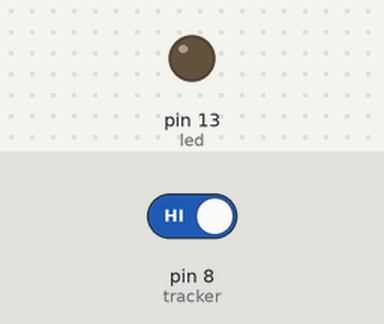
A sketch run on a simulated Arduino Uno, built with avr-gcc and run on an emulated ATmega328P. Parts: output pins drawn as LEDs (lit = HIGH). The inputs (shaded band) are chosen by the test bench; at power-on: pin 8 (tracker) HIGH.

Above: at 1.2 s.
1.3 s: pin 8 (tracker) driven LOW
At 2.4 s:
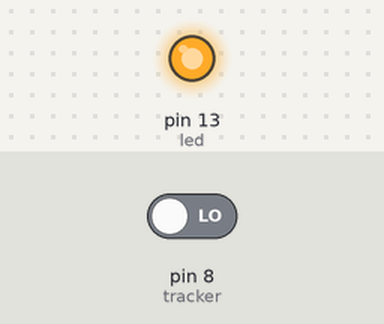
2.8 s: pin 8 (tracker) driven HIGH
At 3.6 s:
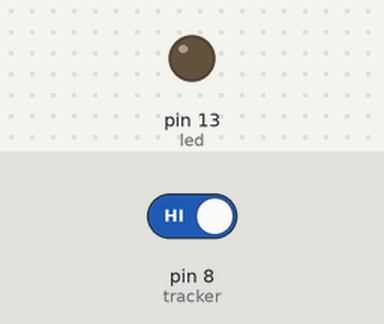
Timing chart, 0 to 5.8 s (numbered marks = the images above; inputs shaded):
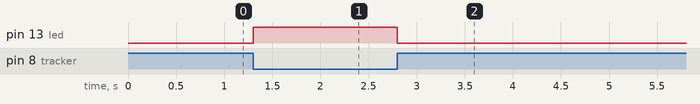

Measured:
- after the input at 1.3 s, pin 13 (led): LOW → HIGH at once
- after the input at 2.8 s, pin 13 (led): HIGH → LOW at once

The sketch:

tracking.ino
```cpp
const int led = 13;
const int tracker = 8;

void setup() {
  // put your setup code here, to run once:
  pinMode(led, OUTPUT);
  pinMode(tracker, INPUT);

}

void loop() {
  // put your main code here, to run repeatedly:
  int val = digitalRead(tracker);

  if(val == LOW){
    digitalWrite(led, HIGH);
  }else {
    digitalWrite(led, LOW);
  }

}
```
